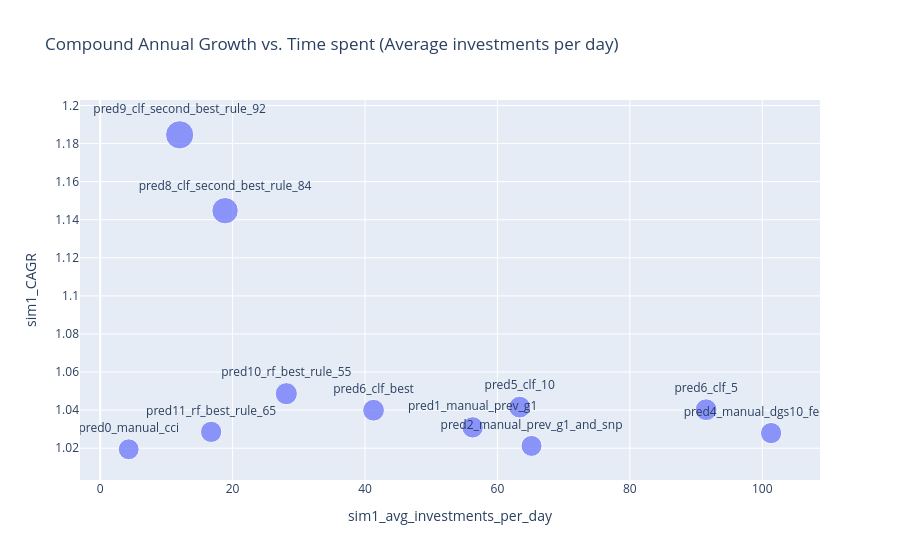

Here is the notebook cell this chart was saved with:
### Code cell
# Create the scatter plot
fig = px.scatter(
    df_sim1_results.dropna(),
    x='sim1_avg_investments_per_day',
    y='sim1_CAGR',
    size='sim1_growth_capital_4y',  # Use the 'size' parameter for sim1_CAGR
    text='prediction',
    title='Compound Annual Growth vs. Time spent (Average investments per day)',
    labels={'sim1_capital': 'Initial Capital Requirement', 'growth_capital_4y': '4-Year Capital Growth'}
)

# Update the layout to improve readability of the annotations
fig.update_traces(textposition='top center')

# Show the plot
fig.show()

### Figure 1 — Plotly figure (JSON) as saved in the notebook; plotly's stock layout.template omitted (floating-point values rounded to 4 significant figures)
{"data": [{"hovertemplate": "sim1_avg_investments_per_day=%{x}<br>sim1_CAGR=%{y}<br>sim1_growth_capital_4y=%{marker.size}<br>prediction=%{text}<extra></extra>", "legendgroup": "", "marker": {"color": "#636efa", "size": [1.08, 1.13, 1.088, 1.117, 1.177, 1.171, 1.17, 1.717, 1.969, 1.209, 1.119], "sizemode": "area", "sizeref": 0.004923, "symbol": "circle"}, "mode": "markers+text", "name": "", "orientation": "v", "showlegend": false, "text": ["pred0_manual_cci", "pred1_manual_prev_g1", "pred2_manual_prev_g1_and_snp", "pred4_manual_dgs10_fedfunds", "pred5_clf_10", "pred6_clf_5", "pred6_clf_best", "pred8_clf_second_best_rule_84", "pred9_clf_second_best_rule_92", "pred10_rf_best_rule_55", "pred11_rf_best_rule_65"], "textposition": "top center", "type": "scatter", "x": [4.308, 56.26, 65.15, 101.3, 63.36, 91.51, 41.29, 18.86, 12.0, 28.11, 16.76], "xaxis": "x", "y": [1.019, 1.031, 1.021, 1.028, 1.042, 1.04, 1.04, 1.145, 1.185, 1.049, 1.029], "yaxis": "y"}], "layout": {"legend": {"itemsizing": "constant", "tracegroupgap": 0}, "title": {"text": "Compound Annual Growth vs. Time spent (Average investments per day)"}, "xaxis": {"anchor": "y", "domain": [0, 1], "title": {"text": "sim1_avg_investments_per_day"}}, "yaxis": {"anchor": "x", "domain": [0, 1], "title": {"text": "sim1_CAGR"}}}}
